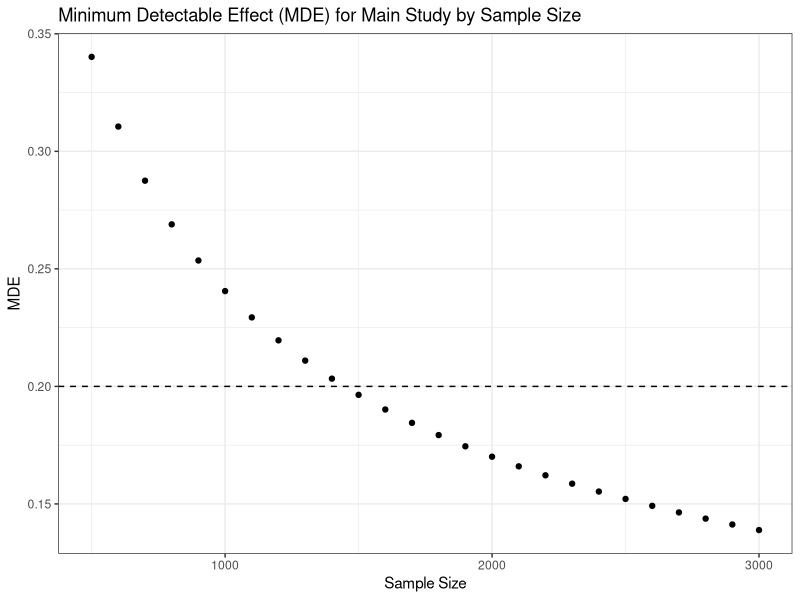

Here is the R script that generated this plot:
## ---- chunk 1
require(tidyverse)

#Standard deviations of outcome measure for treatment & control groups calculated from pilot study results
#The ones provided are for purposes of demonstration
#We assume one treatment and control group--you will need to adjust to study specifics
sd_control <- 1.5
sd_treat <- 1.2

#MDE calculation for various possible sample sizes
N <- seq(from=500, to=3000, by=100)
MDE <- vector()
for (i in 1:length(N)){
  #We assume an equal number of participants in treatment and control--you will need to adjust to study specifics
  MDE[i] <- 2.8 * sqrt((sd_control^2/(N[i]/2)) + (sd_treat^2/(N[i]/2))) #The true effect size must be at least 2.8 standard errors from zero to detect it with 80% probability using 95% confidence intervals (Gelman and Hill 2006). To estimate the standard error of the ATE, we use equation 3.6 in Gerber and Green (2012). Thus, simply multiply 2.8 by the standard error of the ATE to calculate the MDE. 
}

#Visualizing results to identify target sample size for main study
mde_data <- as.data.frame(cbind(N, MDE))
mde_plot <- ggplot(mde_data, aes(x=N, y=MDE)) + geom_point() +
  xlab("Sample Size") + ylab("MDE") + ggtitle("Minimum Detectable Effect (MDE) for Main Study by Sample Size") + 
  theme_bw() +
  geom_hline(yintercept = .2, lty = "dashed")
mde_plot
